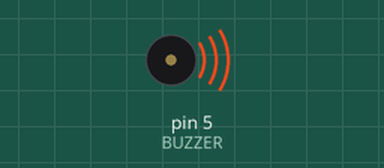
Simulated run of this sketch. Board: Arduino Uno, built with avr-gcc and run on an emulated ATmega328P. On the bench: buzzer (waves = sounding).

Above: at 0.2 s.
At 3.2 s:
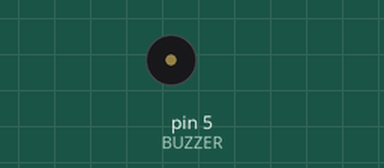
Timing chart, 0 to 5.2 s (numbered marks = the images above):
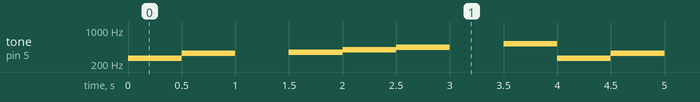

The sketch:

lab-1-4-ex-1.ino
```cpp
#define BUZZER 5 // Arduino PIN 정의
void setup() {
  pinMode(BUZZER, OUTPUT); // 5번 PIN을 출력으로 설정
}
void loop() {
  tone(BUZZER, 262); // 5번 PIN을 통해 262Hz 출력(도 출력)
  delay(500); // 500ms 유지 시간
  tone(BUZZER, 294); // 5번 PIN을 통해 294Hz 출력(레 출력)
  // delay(500); // 500ms 유지 시간이 없어 소리가 들리지 않음, 주석 제거 시 소리 출력
  tone(BUZZER, 330); // 5번 PIN을 통해 330Hz 출력(미 출력)
  delay(500); // 500ms 유지 시간
  noTone(BUZZER); // 출력 종료
  delay(500); // 500ms 동안 소리 미 출력
  tone(BUZZER, 349); // 5번 PIN을 통해 349Hz 출력(파 출력)
  delay(500); // 500ms 유지 시간
  tone(BUZZER, 392, 500); // 5번 PIN을 통해 392Hz 출력(솔 출력), 0.5초 지속 후 종료
  delay(500); // 500ms 지연
  tone(BUZZER, 440, 500); // 5번 PIN을 통해 440Hz 출력(라 출력), 0.5초 지속 후 종료
  delay(1000); // 1000ms 유지 시간, 0.5초 간 소리 출력 후 0.5초간 소리 미 출력
  tone(BUZZER, 494, 500); // 5번 PIN을 통해 494Hz 출력(시 출력)
  // delay(500); // 500ms 유지 시간이 없어 소리가 들리지 않음, 주석 제거 시 소리 출력
  tone(BUZZER, 523, 500); // 5번 PIN을 통해 523Hz 출력(도 출력), 0.5초 지속 후 종료
  delay(500); // 500ms 지연
}
```

Measured:
- by itself, tone on pin 5 (BUZZER): repeats every 4.0 s: 330 Hz 0.50 s, silent 0.50 s, 349 Hz 0.50 s, 392 Hz 0.50 s, 440 Hz 0.50 s, silent 0.50 s, 523 Hz 0.50 s, 262 Hz 0.50 s
